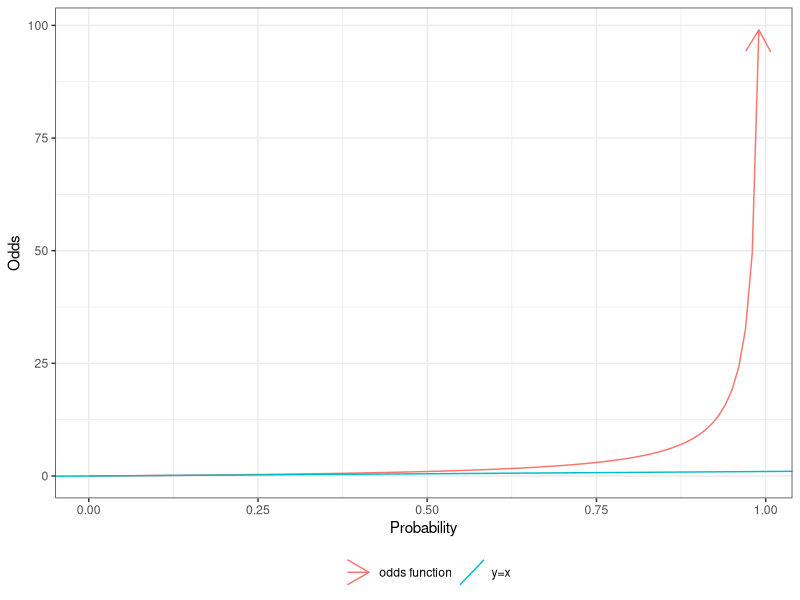

R code for this plot:
## ---- chunk 1
#| code-fold: true
#| label: fig-odds-probs
#| fig-cap: "Odds versus probability"

odds <- function(pi) pi / (1 - pi)
library(ggplot2)
ggplot() +
  geom_function(
    fun = odds,
    arrow = arrow(ends = "last"),
    mapping = aes(col = "odds function")
  ) +
  xlim(0, .99) +
  xlab("Probability") +
  ylab("Odds") +
  geom_abline(aes(
    intercept = 0,
    slope = 1,
    col = "y=x"
  )) +
  theme_bw() +
  labs(colour = "") +
  theme(legend.position = "bottom")
## ---- chunk 2
#| include: false
pi_OC <- 13 / 5000 # nolint: object_name_linter
odds_OC <- odds(pi_OC) # nolint: object_name_linter
## ---- chunk 3
pi_nOC <- 7 / 10000 # nolint: object_name_linter
odds_nOC <- pi_nOC / (1 - pi_nOC) # nolint: object_name_linter
